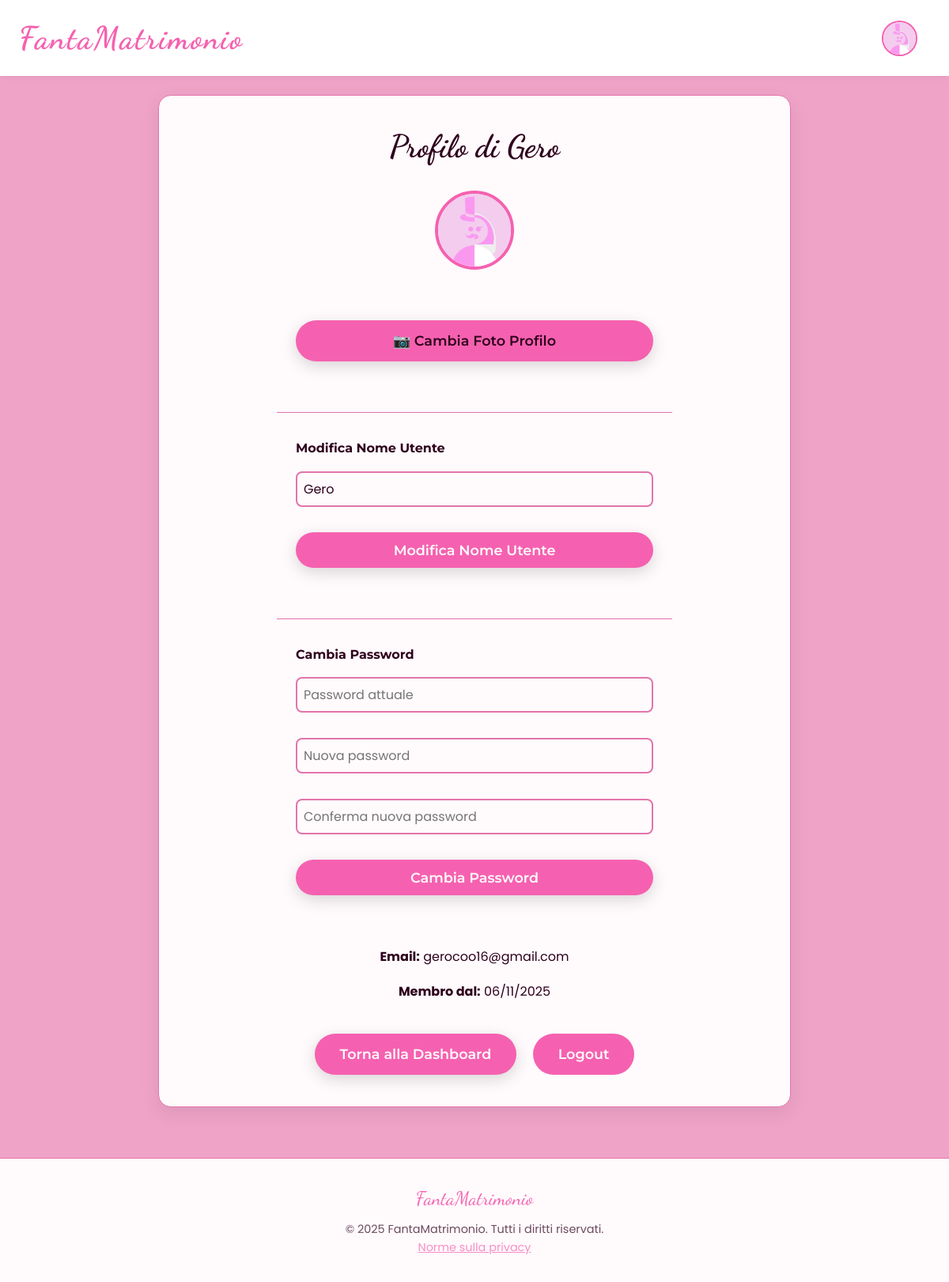
Page /profilo (signed in) on the committed database.
### app.py (models this page shows, shortened)
class User(db.Model):
    id = db.Column(db.Integer, primary_key=True)
    username = db.Column(db.String(120), unique=True, nullable=False)
    email = db.Column(db.String(120), unique=True)
    password_hash = db.Column(db.String(255))
    avatar = db.Column(db.String(255), default="default.png")
    provider = db.Column(db.String(16), default="local")
    created_at = db.Column(db.DateTime, default=datetime.utcnow)
    is_verified = db.Column(db.Boolean, default=False)
    email_token = db.Column(db.String(128))
    owned_leagues = db.relationship('League', backref='owner', lazy=True, foreign_keys='League.owner_id')
    memberships = db.relationship('LeagueMember', back_populates='user', lazy=True)
    votes = db.relationship('FactorVote', backref='voter', lazy=True)
    reset_token = db.Column(db.String(100), unique=True)
    reset_token_expiry = db.Column(db.DateTime)
    questionnaire_completed = db.Column(db.Boolean, default=False)
    marriage_score = db.Column(db.Integer, default=0)
    age = db.Column(db.Integer)
    gender = db.Column(db.String(20), default="Altro")  # AGGIUNGI QUESTA RIGA
    employment_status = db.Column(db.String(100))
    longest_relationship = db.Column(db.Integer)  # In mesi
    num_relationships = db.Column(db.Integer)
    current_status = db.Column(db.String(50))
    has_cheated = db.Column(db.Boolean)
    would_cheat = db.Column(db.String(50))
    marriage_idea = db.Column(db.Text)
    wants_children = db.Column(db.Integer)
    living_together = db.Column(db.String(50))
    commitment_level = db.Column(db.Integer)

### app.py (the view, shortened to what this page needs)
@app.route("/profilo", methods=["GET", "POST"])
def profilo():
    if 'user_id' not in session:
        flash("Effettua prima il login", "warning")
        return redirect(url_for("login"))
    user = User.query.get(session['user_id'])
    return render_template("profilo.html", user=user)

### app.py (called while the page is built)
@app.context_processor
def inject_now():
    return {'now': datetime.utcnow()}

@app.context_processor
def inject_cache_buster():
    return {'cache_bust': int(time.time())}

### templates/profilo.html (shortened to what this page needs)
{% extends "base.html" %}
{% block content %}
<div class="card">
  <h2>Profilo di {{ user.username }}</h2>
  <img src="{% if user.avatar.startswith('http') %}
             {{ user.avatar }}
           {% else %}
             {{ url_for('static', filename=user.avatar or 'default.png') }}
           {% endif %}"
     alt="Avatar"
     style="width: 100px; height: 100px; border-radius: 50%; margin: 1.5rem auto; display: block; border: 4px solid var(--primary); object-fit: cover;">
  <div class="cambio">
   <form action="{{ url_for('upload_avatar') }}" method="POST" enctype="multipart/form-data" style="margin: 1.5rem auto; text-align: center; max-width: 500px;">
    <label for="avatar" class="btn btn-primary" style="cursor: pointer; display: inline-block; margin: 0;">
      📷 Cambia Foto Profilo
    </label>
  </form>
  <form action="{{ url_for('update_username') }}" method="POST" style="margin-top: 2rem;">
    <label for="username"><strong>Modifica Nome Utente</strong></label>
    <input type="text" id="username" name="username" value="{{ user.username }}" required maxlength="120" style="width: 100%; padding: 0.5rem; margin-top: 0.5rem;" />
    <button type="submit" class="btn btn-primary" style="margin-top: 0.5rem;">Modifica Nome Utente</button>
  </form>
  <form action="{{ url_for('change_password') }}" method="POST" style="margin-top: 2rem;">
    <label><strong>Cambia Password</strong></label>
    <input type="password" name="current_password" placeholder="Password attuale" required style="width: 100%; padding: 0.5rem; margin-top: 0.5rem;" />
    <input type="password" name="new_password" placeholder="Nuova password" required style="width: 100%; padding: 0.5rem; margin-top: 0.5rem;" />
    <input type="password" name="confirm_password" placeholder="Conferma nuova password" required style="width: 100%; padding: 0.5rem; margin-top: 0.5rem;" />
    <button type="submit" class="btn btn-primary" style="margin-top: 0.5rem;">Cambia Password</button>
  </form>
</div>
  <p style="margin-top: 2rem;"><strong>Email:</strong> {{ user.email or 'Non disponibile' }}</p>
  <p><strong>Membro dal:</strong> {{ user.created_at.strftime('%d/%m/%Y') }}</p>
  <div style="text-align: center; margin-top: 2rem;">
    <a href="{{ url_for('dashboard') }}" class="btn btn-primary">Torna alla Dashboard</a>
    <a href="{{ url_for('logout') }}" class="btn btn-secondary">Logout</a>
  </div>
</div>
{% endblock %}

### rows in the picture
User: username "Gero", avatar (placeholder picture), email "gerocoo16@gmail.com", created_at "06/11/2025"
